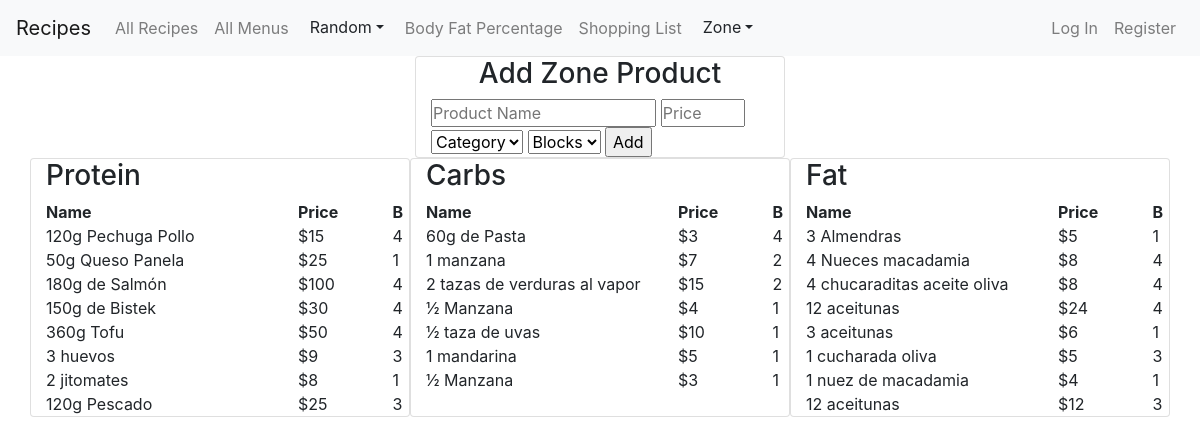
The page /zone_add_product on the database as committed earlier.
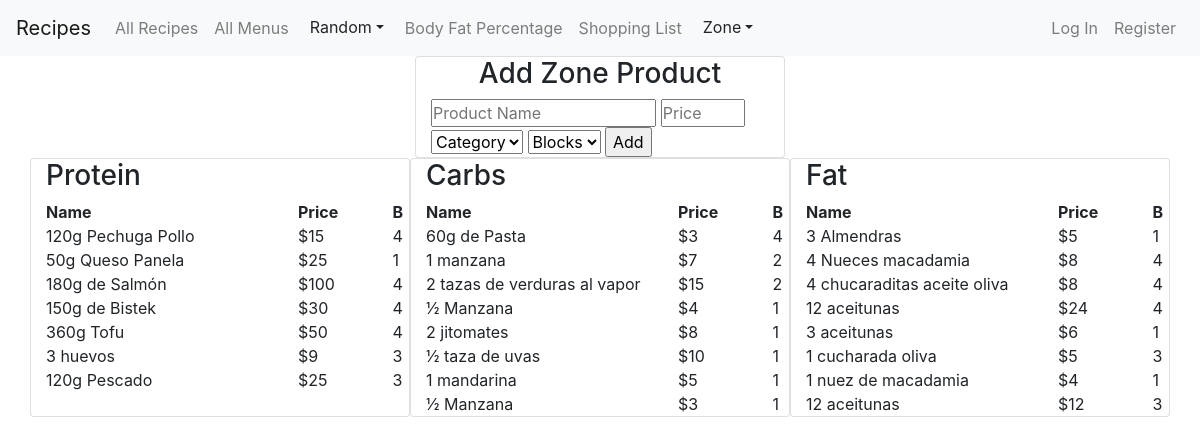
The same page on the database as committed later.
### app/models.py (models this page shows, shortened)
class ZoneProduct(models.Model):
    name = models.CharField(max_length=30)
    price = models.IntegerField()
    category = models.CharField(max_length=20)
    blocks = models.IntegerField()

### app/views.py (the view, shortened to what this page needs)
# urls.py: path("zone_add_product", views.zone_add_product, name="zone_add_product"),
def zone_add_product(request):
    if request.method == 'GET':
        products = ZoneProduct.objects.all()
        return render(request, 'app/zone_add_product.html', {
            'products': products
        })

### app/templates/app/zone_add_product.html (shortened to what this page needs)
{% extends 'app/layout.html' %}
{% block body %}
  <div class="container">
  <div class="card col-lg-4 col-sm-8 mx-auto">
    <h3 class='text-center'>Add Zone Product</h3>
    <form action="zone_add_product" method='post'>
      <input class="col-8 p-0" type='text'   name="name" placeholder="Product Name" autofocus required>
      <input class="col-3 p-0" type="number" name="price" placeholder="Price" required>
      <select name="category" required>
        <option selected disabled>Category</option>
      </select>
      <select name="blocks" required>
        <option selected disabled>Blocks</option>
      </select>
      <input type="submit" value="Add">
    </form>
  </div>
  <div class="row">
    <div class="card col-lg-4 col-sm-10 mx-auto">
      <h3>Protein</h3>
      <div class="row">
        <div class="col-8"><b>Name</b></div>
        <div class="col-3"><b>Price</b></div>
        <div class="col-1"><b>B</b></div>
      </div>
      {% for product in products %}
        {% if product.category == 'Protein' %}
          <div class="row">
            <div class="col-8">
              {{product.name}}
            </div>
            <div class="col-3">
              ${{product.price}}
            </div>
            <div class="col-1">
              {{product.blocks}}
            </div>
          </div>
        {% endif %}
      {% endfor %}
    </div>
    <div class="card col-lg-4 col-sm-10 mx-auto">
      <h3>Carbs</h3>
      <div class="row">
        <div class="col-8"><b>Name</b></div>
        <div class="col-3"><b>Price</b></div>
        <div class="col-1"><b>B</b></div>
      </div>
      {% for product in products %}
        {% if product.category == 'Carbs' %}
          <div class="row">
            <div class="col-8">
              {{product.name}}
            </div>
            <div class="col-3">
              ${{product.price}}
            </div>
            <div class="col-1">
              {{product.blocks}}
            </div>
          </div>
        {% endif %}
      {% endfor %}
    </div>
    <div class="card col-lg-4 col-sm-10 mx-auto">
      <h3>Fat</h3>
      <div class="row">
        <div class="col-8"><b>Name</b></div>
        <div class="col-3"><b>Price</b></div>
        <div class="col-1"><b>B</b></div>
      </div>
      {% for product in products %}
        {% if product.category == 'Fat' %}
          <div class="row">
            <div class="col-8">
              {{product.name}}
            </div>
            <div class="col-3">
              ${{product.price}}
            </div>
            <div class="col-1">
              {{product.blocks}}
            </div>
          </div>
        {% endif %}
      {% endfor %}
    </div>
  </div>
</div>
{% endblock %}

Rows that differ between the two databases and show on the page:
changed ZoneProduct "2 jitomates": moves from the list under "Protein" to the list under "Carbs"
